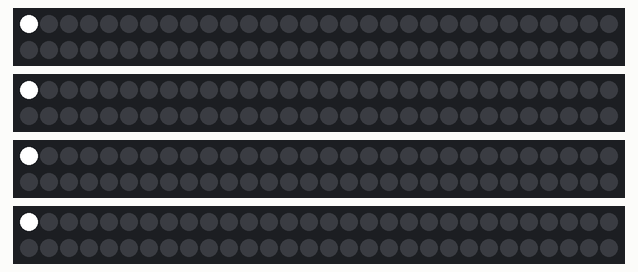
Recording of a sketch running on a simulated Arduino Uno, built with avr-gcc and run on an emulated ATmega328P. Shown: 4 × 60 RGB LEDs in strip order, left to right, continuing on the next row.

Above: at 2.16 s.
At 6.71 s:
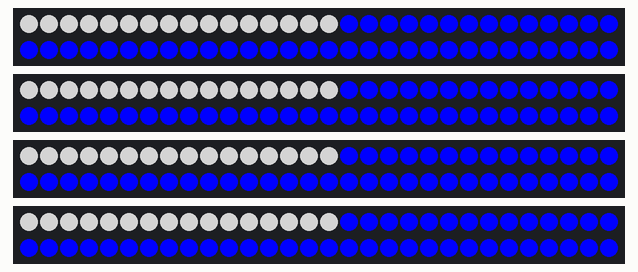
At 11.57 s:
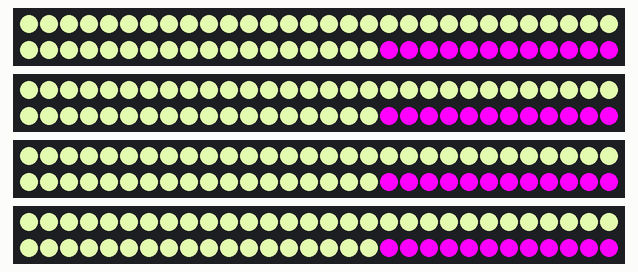
At 20.98 s:
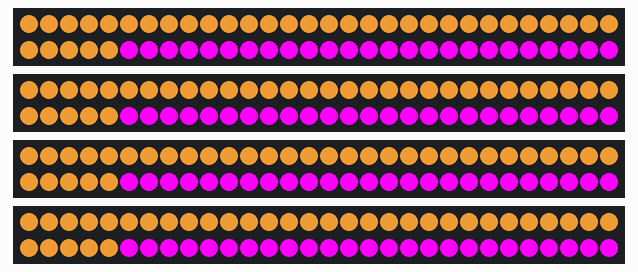
At 30.39 s:
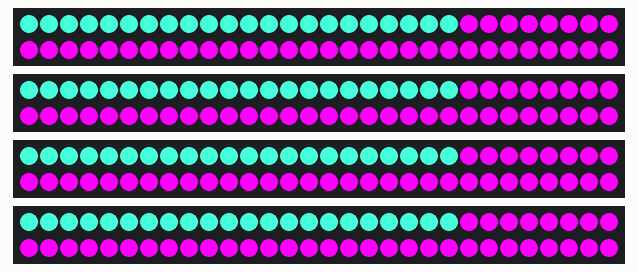
At 39.79 s:
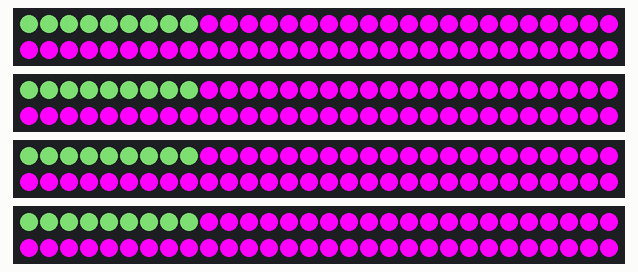

The sketch:

Traverse_4.ino
```cpp
#include <LEDColors.h>

#define outputPin 9    // Digital output pin (default: 9)
#define LEDCount 60    // Number of LEDs to drive (default: 9)
#define ballSize 5     // LED cluster size
#define delayValue 10  // Delay value in milliseconds
#define LEDStripCount 4 //LED Strip Count

WS2812 LED[LEDStripCount] = { WS2812(LEDCount), WS2812(LEDCount), WS2812(LEDCount), WS2812(LEDCount) };

void setup()
{
  delay(2000);
  for(int i=0;i<LEDStripCount;i++)
  {
    LED[i].setOutput(outputPin);
  }
  Clear();
}

void loop()
{
  Traverse(White());
  Traverse(Red());
  Traverse(Green());
  Traverse(Blue());
  Traverse(Gray());
  Traverse(Yellow());
  Traverse(Cyan());
  Traverse(Magenta());
  Traverse(RandomColor());
}

void Traverse(cRGB value)
{
  for(int i = 0; i < LEDCount; i++)
  {
    SetColorAtIndex(i,value);
    Sync();
    delay(delayValue);
  }
}

void Clear()
{
  cRGB value = Blank();
  for(int i = 0; i < LEDCount; i++)
  {
    SetColorAtIndex(i,value);
  }
  Sync();
}

void SetColorAtIndex(int index, cRGB value)
{
  for(int i=0;i<LEDStripCount;i++)
  {
    LED[i].set_crgb_at(index,value);
  }
}

void Sync()
{
  for(int i=0;i<LEDStripCount;i++)
  {
    LED[i].sync();
  }
}
```
